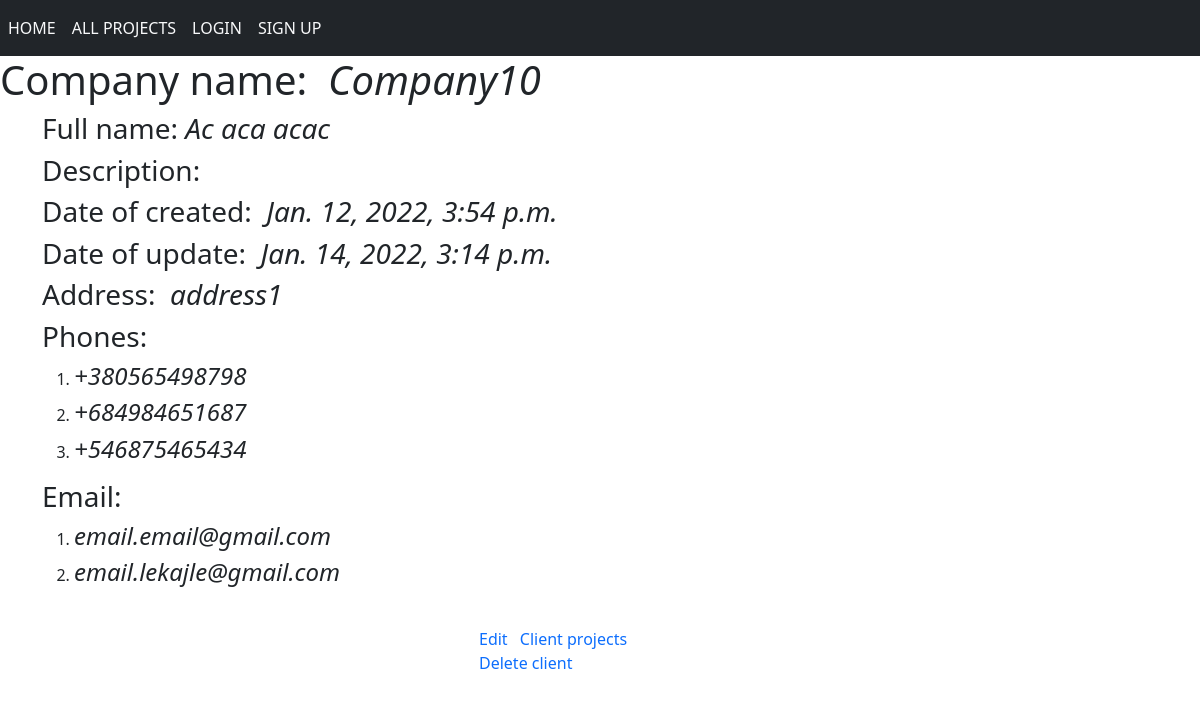
Screenshot of /client/client/1/ with the database file from the repository.
### clients/models.py (models this page shows, shortened)
class Client(models.Model):
    name_company = models.CharField(max_length=200)
    full_name_user = models.CharField(max_length=100)
    company_description = tinymce_models.HTMLField('Description')
    created = models.DateTimeField(auto_now_add=True)
    updated = models.DateTimeField(auto_now=True)
    address = models.CharField(max_length=200)

class Phone(models.Model):
    number = models.CharField(max_length=20, help_text='Enter phone number.')
    client = models.ForeignKey('Client', on_delete=models.CASCADE)
    def __str__(self):
        return self.number

class Email(models.Model):
    email = models.EmailField(help_text='Enter e-mail address.')
    client = models.ForeignKey('Client', on_delete=models.CASCADE)
    def __str__(self):
        return self.email

### clients/views.py (the view)
# urls.py: path('client/<int:client_id>/', ClientAbout.as_view(), name='client_about'),
class ClientAbout(DetailView):
    model = Client
    template_name = 'clients/client_about.html'
    pk_url_kwarg = 'client_id'
    context_object_name = 'client_about'

### clients/templates/clients/client_about.html (shortened to what this page needs)
{% extends 'clients/base.html' %}
{% block content %}
  <h1>Company name: &nbsp;<em>{{client_about.name_company}}</em></h1>
  <div class="container">
  <h3>Full name: <em>{{client_about.full_name_user}}</em></h3>
  <h3>Description: &nbsp;<em>{% autoescape off %}{{client_about.company_description}}{% endautoescape %}</em></h3>
  <h3>Date of created: &nbsp;<em>{{client_about.created}}</em></h3>
  <h3>Date of update: &nbsp;<em>{{client_about.updated}}</em></h3>
  <h3>Address: &nbsp;<em>{{client_about.address}}</em></h3>
  <h3>Phones: &nbsp;</h3>
  <ol>
      {% for number in client_about.phone_set.all %}
        <li><h4><em>{{number}}</em></h4></li>
      {% endfor %}
  </ol>
  <h3>Email: &nbsp;</h3>
  <ol>
    {% for email in client_about.email_set.all %}
    <li><h4><em>{{email}}</em></h4></li>
    {% endfor %}
  </ol>
    </div>
  <br>
  <div class="mx-auto" style="width: 250px;">
  <div class="div1 mx-1">
  <a href="{% url 'client_update' client_about.pk %}">Edit</a>
  </div>
  <div class="div1 mx-1">
    <a href="{% url 'client_project_list' client_about.pk %}" class="">Client projects</a>
  </div>
  <div class="div1 mx-1">
    <a href="{% url 'client_delete' client_about.pk %}" class="">Delete client</a>
  </div>
    </div>
{% endblock %}

### clients/templates/clients/client_about.html (style rules this page uses)
a { text-decoration: none; }
.div1 { display:inline-block; }

### rows the page displays
Client: name_company "Company10", full_name_user "Ac aca acac", created "Jan. 12, 2022, 3:54 p.m.", updated "Jan. 14, 2022, 3:14 p.m.", address "address1"
Phone: number "+380565498798"
Phone: number "+684984651687"
Phone: number "+546875465434"
Email: email "email.email@gmail.com"
Email: email "email.lekajle@gmail.com"
